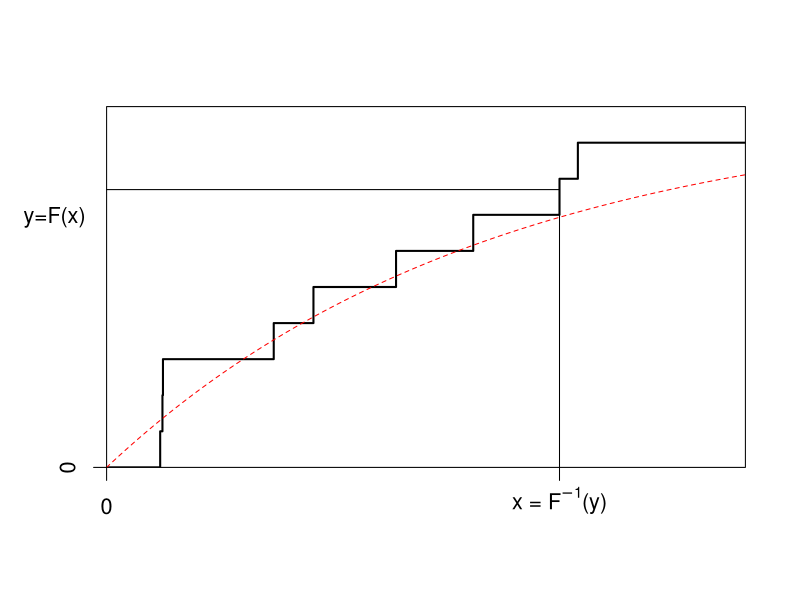
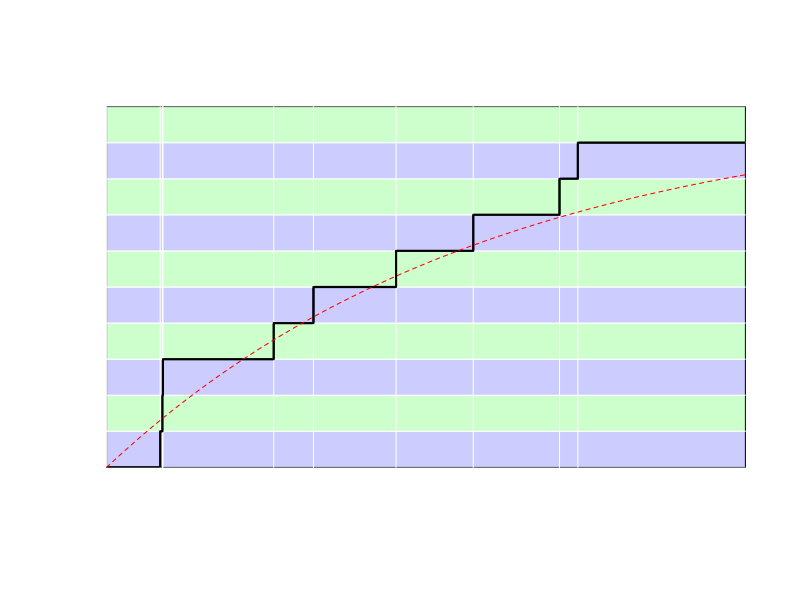

These figures' R source, in order: (Note: this script raises an error after producing the figures.)
## ---- chunk 1
plot.new()
par(cex=1.3)
set.seed(1)
x <- sort(c(0,rexp(10, 1/6)))
y<- (0:10)/10
plot(x,y, xlim=c(0, 10), ylim=c(0, 1), lwd=2,
        xlab="", type="s", ylab="",xaxs="i", yaxs="i", xaxt="n", yaxt="n")
vx <- seq(0, 10, by=.01)
vy<- 1-exp(-vx/6)
lines(vx,vy,lty=2,col="red")
x.6 <- x[9]
y.6 <- (sum(x<x.6))/10-.03
mtext("y=F(x)", side=2, line=2, cex=1.3, las=2, padj=-4, adj=.5) # TO MOVE UPWARD
axis(1, at=x.6, labels=expression("x =" ~ F^{-1} *"(y)"))
segments(x.6,0,x.6,y.6)
segments(0,y.6,x.6,y.6)
axis(1, at=0)
axis(2, at=0)
## ---- chunk 2
plot.new()
par(cex=1.3)
set.seed(1)
x <- sort(c(0,rexp(10, 1/6)))
y<- (0:10)/10
plot(x,y, xlim=c(0, 10), ylim=c(0, 1), lwd=2,
        xlab="", type="s", ylab="",xaxs="i", yaxs="i", xaxt="n", yaxt="n")
vx <- seq(0, 10, by=.01)
clr <- c(rgb(0,1,0,.2),rgb(0,0,1,.2))
for(i in 1:10){
  rect(-10,(i-1)/10,100,i/10,col=clr[1+i%%2],border="white")
}
abline(v=x,col="white")
lines(x,y,lwd=2,type="s")
vy<- 1-exp(-vx/6)
lines(vx,vy,lty=2,col="red")
## ---- chunk 3
set.seed(1)
n <- 10
x <- rexp(n, 1/6)
m <- 8
bootvalues <- sample(x, size=m, replace=TRUE)
## ---- chunk 4
round(bootvalues,digits=4)
## ---- chunk 5
# Example from Derrig et al
BIData <- read.csv("../../Data/DerrigResampling.csv", header =T)
BIData$Censored <- 1*(BIData$AmountPaid >= BIData$PolicyLimit)
BIDataUncensored <- subset(BIData, Censored == 0)
LER.boot <- function(ded, data, indices){
  resample.data <- data[indices,]
  sumClaims <- sum(resample.data$AmountPaid)
  sumClaims_d <- sum(pmin(resample.data$AmountPaid,ded))
  LER <-   sumClaims_d/sumClaims
  return(LER)  
}

##Derrig et al
set.seed(2019)
dVec2 <- c(4000, 5000, 10500, 11500, 14000, 18500)
OutBoot <- matrix(0,length(dVec2),6)
  for (i in 1:length(dVec2)) {
OutBoot[i,1] <- dVec2[i]
results <- boot(data=BIDataUncensored, statistic=LER.boot, R=1000, ded=dVec2[i])
OutBoot[i,2] <- results$t0
biasboot <- mean(results$t)-results$t0 -> OutBoot[i,3]
sdboot <- sd(results$t) -> OutBoot[i,4]
temp <- boot.ci(results)
OutBoot[i,5] <- temp$normal[2]
OutBoot[i,6] <- temp$normal[3]
}
## ---- chunk 6
OutBoot.latex <- OutBoot
colnames(OutBoot) <- c("d","NP Estimate","Bootstrap Bias", "Bootstrap SD", 
                           "Lower Normal 95% CI", "Upper Normal 95% CI")
if (knitr::is_html_output()) {knitr::kable(OutBoot, "html",digits=5) %>%
  kable_styling(bootstrap_options = c("striped", "hover", "condensed", "responsive"),
          font_size = 10)
}
if (knitr::is_latex_output()) {knitr::kable(OutBoot.latex, "latex", booktabs = T, digits=5) %>%
  kable_styling(latex_options="scale_down") %>%
    add_header_above(c("","Estimate","Bias", "SD", 
                           "95% CI", "95% CI"))  %>%
      add_header_above(c("d","NP","Bootstrap", "Bootstrap", 
                           "Lower Normal", "Upper Normal"))
}
## ---- chunk 7
sample_x <- c(2.46,2.80,3.28,3.86,2.85,3.67,3.37,3.40,5.22,2.55,
              2.79,4.50,3.37,2.88,1.44,2.56,2.00,2.07,2.19,1.77)
## ---- chunk 8
(theta_1 <- exp(mean(sample_x)))
## ---- chunk 9
n <- length(sample_x)
(theta_2 <- exp(mean(sample_x)-var(sample_x)/(2*n)))
## ---- chunk 10
library(boot)
results <- boot(data=sample_x, 
                statistic=function(y,indices) exp(mean(y[indices])), 
                R=1000)
theta_3 <- mean(results$t)
## ---- chunk 11
plot(results)
print(results)
## ---- chunk 12
param <- function(x){
  n <- length(x)
  theta_1 <- exp(mean(x))
  theta_2 <- exp(mean(x)-var(x)/(2*n))
  results <- boot(data=x, 
                statistic=function(y,indices) exp(mean(y[indices])), 
                R=999)
  theta_3 <- mean(results$t)
  return(c(theta_1,theta_2,theta_3))
}
set.seed(2074)
ns<- 200
est <- function(n){
call_param <- function(i) param(rlnorm(n,0,1))
V <- Vectorize(call_param)(1:ns)
apply(V,1,median)
}
VN=seq(15,100,by=5)
Est <- Vectorize(est)(VN)

## ---- chunk 13
matplot(VN,t(Est),type="l", col=2:4, lty=2:4, ylim=exp(exp(1/2))+c(-1,1),
        xlab="sample size (n)", ylab="estimator")
abline(h=exp(exp(1/2)),lty=1, col=1)
legend("topleft", c("raw estimator", "second order correction", "bootstrap"),
       col=2:4,lty=2:4, bty="n")
## ---- chunk 14
# Example from Derrig et al
#BIData <- read.csv("./Data/DerrigResampling.csv", header =T)
BIData$Censored <- 1*(BIData$AmountPaid >= BIData$PolicyLimit)
BIDataUncensored <- subset(BIData, Censored == 0)

set.seed(2017)
PercentVec <- c(0.50, 0.80, 0.90, 0.95, 0.98)
OutBoot1 <- matrix(0,5,10)
for (i in 1:length(PercentVec)) {
OutBoot1[i,1] <- PercentVec[i]
results <- boot(data=BIDataUncensored$AmountPaid,
                statistic=function(X,indices)
                    quantile(X[indices],PercentVec[i]),
                 R=1000)
if (i==1){bootreal <- results$t}
OutBoot1[i,2] <- results$t0
OutBoot1[i,3] <- mean(results$t)-results$t0 
OutBoot1[i,4] <- sd(results$t) 
temp <- boot.ci(results, type = c("norm", "basic", "perc"))
OutBoot1[i,5] <- temp$normal[2]
OutBoot1[i,6] <- temp$normal[3]
OutBoot1[i,7] <- temp$basic[4]
OutBoot1[i,8] <- temp$basic[5]
OutBoot1[i,9] <- temp$percent[4]
OutBoot1[i,10] <- temp$percent[5]
}

## ---- chunk 15
OutBoot1.latex <- OutBoot1
colnames(OutBoot1) <- c("Fraction","NP Estimate", "Bootstrap Bias", 
       "Bootstrap SD", "Lower Normal 95% CI", "Upper Normal  95% CI",
       "Lower Basic 95% CI", "Upper Basic 95% CI",
       "Lower Percentile 95% CI", "Upper  Percentile 95% CI")
if (knitr::is_html_output()) {knitr::kable(OutBoot1, "html",digits=2) %>%
  kable_styling(bootstrap_options = c("striped", "hover", "condensed", "responsive"),
          font_size = 10)
}
if (knitr::is_latex_output()) {knitr::kable(OutBoot1.latex, booktabs = T, "latex",digits=2) %>%
  kable_styling(latex_options="scale_down") %>%
    add_header_above(c("","Estimate", "Bias", 
       "SD", "95% CI", "95% CI",
       "95% CI", "95% CI",
       "95% CI", "95% CI")) %>%
    add_header_above(c("Fraction","NP", "Bootstrap", 
       "Bootstrap", "Lower Normal", "Upper Normal",
       "Lower Basic", "Upper Basic",
       "Lower Percentile", "Upper  Percentile"))
  }
## ---- chunk 16

CTE.boot <- function(data, indices, RiskLevel){
  resample.data <- data[indices,]
  X <- resample.data$AmountPaid
  cutoff <- quantile(X, RiskLevel)
  CTE <- sum(X*(X > cutoff))/sum(X > cutoff)
  return(CTE) 
}

set.seed(2017)  
PercentVec <- c(0.50, 0.80, 0.90, 0.95, 0.98)
OutBoot1 <- matrix(0,5,10)
  for (i in 1:length(PercentVec)) {
OutBoot1[i,1] <- PercentVec[i]
results <- boot(data=BIDataUncensored, statistic=CTE.boot, R=1000, RiskLevel=PercentVec[i])
OutBoot1[i,2] <- results$t0
OutBoot1[i,3] <- mean(results$t)-results$t0 
OutBoot1[i,4] <- sd(results$t) 
temp <- boot.ci(results, type = c("norm", "basic", "perc"))
OutBoot1[i,5] <- temp$normal[2]
OutBoot1[i,6] <- temp$normal[3]
OutBoot1[i,7] <- temp$basic[4]
OutBoot1[i,8] <- temp$basic[5]
OutBoot1[i,9] <- temp$percent[4]
OutBoot1[i,10] <- temp$percent[5]
  }

## ---- chunk 17
OutBoot1.latex <- OutBoot1
colnames(OutBoot1) <- c("Fraction","NP Estimate", "Bootstrap Bias", 
       "Bootstrap SD", "Lower Normal 95% CI", "Upper Normal  95% CI",
       "Lower Basic 95% CI", "Upper Basic 95% CI",
       "Lower Percentile 95% CI", "Upper  Percentile 95% CI")
if (knitr::is_html_output()) {knitr::kable(OutBoot1, "html",digits=2) %>%
  kable_styling(bootstrap_options = c("striped", "hover", "condensed", "responsive"),
          font_size = 10)
}
if (knitr::is_latex_output()) {knitr::kable(OutBoot1.latex, "latex", booktabs = T, digits=2) %>%
  kable_styling(latex_options="scale_down") %>%
    add_header_above(c("","Estimate", "Bias", 
       "SD", "95% CI", "95% CI",
       "95% CI", "95% CI",
       "95% CI", "95% CI"))  %>%
    add_header_above(c("Fraction","NP", "Bootstrap", 
       "Bootstrap", "Lower Normal", "Upper Normal",
       "Lower Basic", "Upper Basic",
       "Lower Percentile", "Upper  Percentile"))
  }
## ---- chunk 18
sample_x <- c(2.46,2.80,3.28,3.86,2.85,3.67,3.37,3.40,
              5.22,2.55,2.79,4.50,3.37,2.88,1.44,2.56,2.00,2.07,2.19,1.77)

## ---- chunk 19
x <- sample(sample_x,replace=TRUE)

## ---- chunk 20
library(MASS)
fit <- fitdistr(sample_x, dlnorm, list(meanlog = 1, sdlog = 1))
fit

## ---- chunk 21
x <- rlnorm(length(sample_x), meanlog=fit$estimate[1], sdlog=fit$estimate[2])
## ---- chunk 22
set.seed(2074)
CV <- matrix(NA,1e5,2)
for(s in 1:nrow(CV)){
x1 <- sample(sample_x,replace=TRUE)
x2 <- rlnorm(length(sample_x), meanlog=fit$estimate[1], sdlog=fit$estimate[2])
CV[s,] <- c(sd(x1)/mean(x1),sd(x2)/mean(x2))
}

## ---- chunk 23
plot(density(CV[,1]),col="red",main="",xlab="Coefficient of Variation", lty=1)
lines(density(CV[,2]),col="blue",lty=2)
abline(v=sd(sample_x)/mean(sample_x),lty=3)
legend("topright",c("nonparametric","parametric(LN)"),
       col=c("red","blue"),lty=1:2,bty="n")
## ---- chunk 24
# Example from Derrig et al
library(survival)                # for Surv(), survfit()
BIData$UnCensored <- 1*(BIData$AmountPaid < BIData$PolicyLimit)
## KM estimate
KM0 <- survfit(Surv(AmountPaid, UnCensored) ~ 1,  
               type="kaplan-meier", data=BIData)

set.seed(2019)
PercentVec <- c(0.50, 0.80, 0.90, 0.95, 0.98)
OutBoot1 <- matrix(NA,5,6)
KM.survobj <- Surv(BIData$AmountPaid, BIData$UnCensored) 
for (i in 1:length(PercentVec)) {
OutBoot1[i,1] <- PercentVec[i]
results <- bootkm(KM.survobj, q=1-PercentVec[i], B=1000, pr = FALSE)
if (i==1){bootreal <- results}
OutBoot1[i,2] <- quantile(KM0, PercentVec[i])$quantile
OutBoot1[i,3] <- mean(results)-OutBoot1[i,2]
OutBoot1[i,4] <- sd(results) 
# temp <- boot.ci(results, type = c("norm",  "basic","perc"))
OutBoot1[i,5] <- 2*OutBoot1[i,2]-quantile(results,.975, type=6)
OutBoot1[i,6] <- 2*OutBoot1[i,2]-quantile(results,.025, type=6)
}

## ---- chunk 25
OutBoot1.latex <- OutBoot1
colnames(OutBoot1) <- c("Fraction","KM NP Estimate", "Bootstrap Bias",
                        "Bootstrap SD",  "Lower Basic 95% CI", "Upper Basic 95% CI")
if (knitr::is_html_output()) {knitr::kable(OutBoot1, "html",digits=2) %>%
  kable_styling(bootstrap_options = c("striped", "hover", "condensed", "responsive"),
          font_size = 10)
}
if (knitr::is_latex_output()) {knitr::kable(OutBoot1.latex, "latex", booktabs = T, digits=2) %>%
  kable_styling(latex_options="scale_down") %>%
        add_header_above(c("","Estimate", "Bias",
                      "SD",  "95% CI", "95% CI")) %>%
    add_header_above(c("Fraction","KM NP", "Bootstrap ",
                      "Bootstrap",  "Lower Basic", "Upper Basic"))

}
